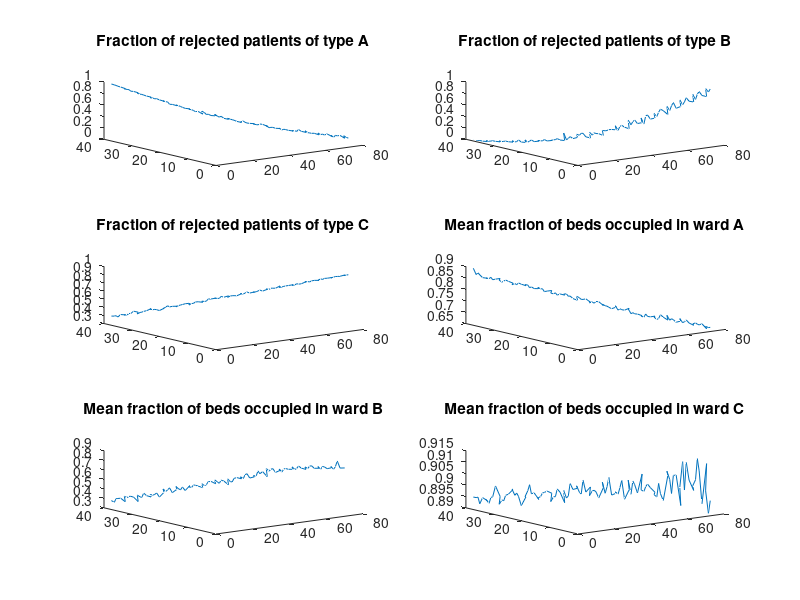
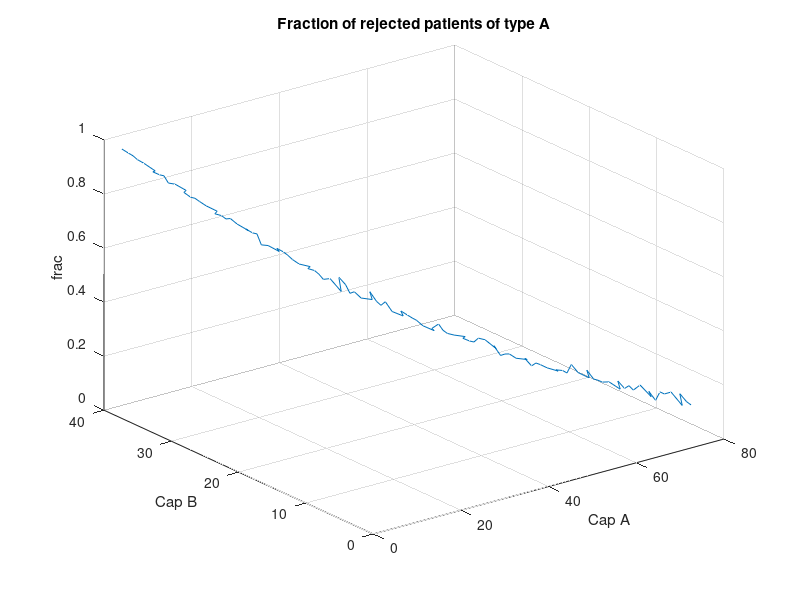
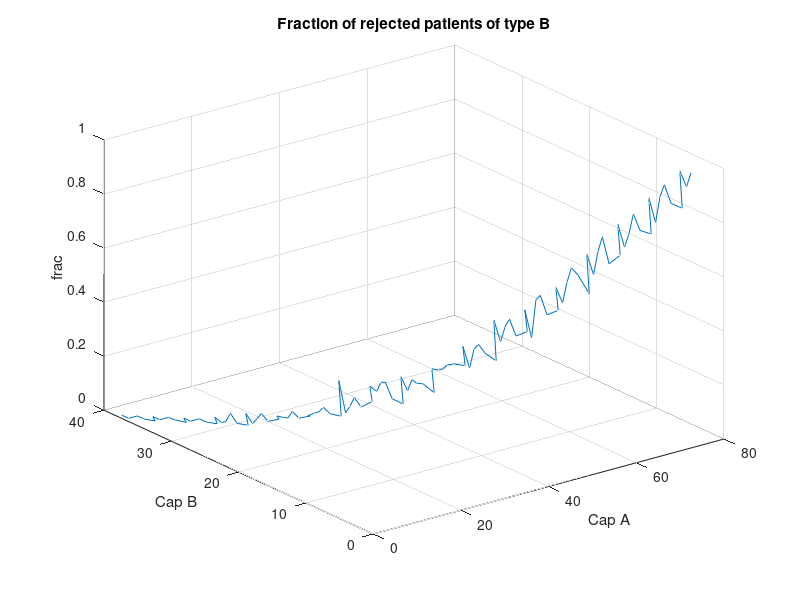
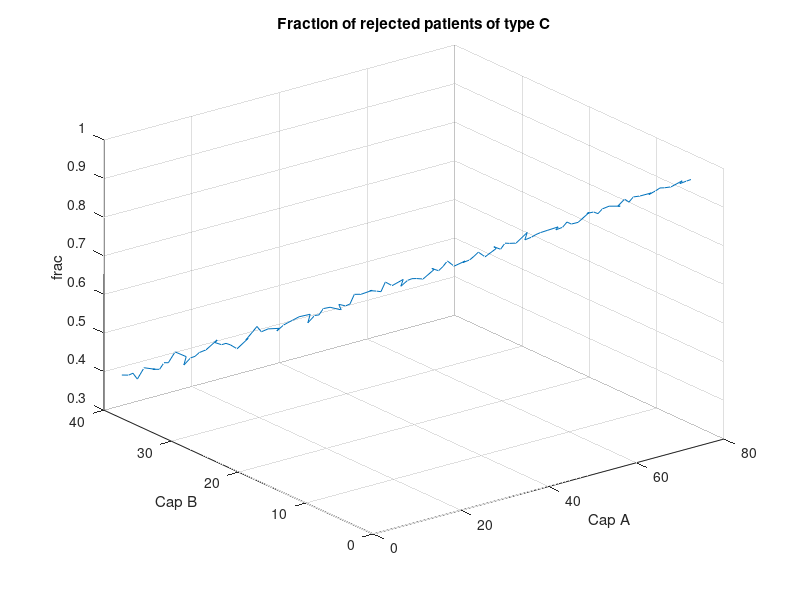

Reproduce these figures in MATLAB, in order.
%% Sanity check
clear, clc
close all
%%
rng(19);
mu = [log(4*sqrt(2)) log(6*sqrt(2)) log(5*sqrt(2))];
s = [log(2) log(2) log(2)];
cap = [25 25 25];
cap = [32 12 31];
bedocc = zeros(3,365+1); % Number of beds occupied in each ward
Rejec = zeros(3,365+1); %Number of rejected for ward A and C, B is 0
Realloc = zeros(1,365+1); %Number reloctacted from B to A
no_patients = zeros(1,3); % Needed to determine fraction of rejected pt's.

arr_t = zeros(3,365);
lambda1 = @(t) (-(1/3650)*t^2 + (1/10)*t); % arrival rate, ward A
lambda2 = @(t) ((1/5)*lambda1(t)); %\% arrival rate, ward B
lambda3 = @(t) 6;% arrival rate, ward C

Stay1 = zeros(1,cap(1));  %Beds for ward A
Stay2 =zeros(1,cap(2));%Beds for ward B
Stay3 = zeros(1,cap(3)); %Beds for ward C


%%%Simulation starts%%%%%
for t = 1:365
    pA = round(lambda1(t)); % number of patients arriving day t for A
    pB = round(lambda2(t)); % number of patients arriving day t for A
    pC = round(lambda3(t)); % number of patients arriving day t for A
    
    % counting total number of patient types
    no_patients(1) = no_patients(1) + pA; 
    no_patients(2) = no_patients(2) + pB;
    no_patients(3) = no_patients(3) + pC;
    
    %%% Intensive care patients are first priority (Ward B)
    if (pB <= cap(2)-nnz(Stay2)) %new arrivals to B is less than number of avaliable beds
        bedocc(2,t) = nnz(Stay2) + pB; %add to ward B

    elseif (pB > cap(2)-nnz(Stay2)) %new arrivals are higher than number of avaliable beds
        %if (cap(2)-bedocc(2,t) > 0) %new arrivals are Redundant?
        pA = pA + (pB - (cap(2)-nnz(Stay2))); % redirect  to A
        Realloc(t) = (pB - (cap(2)-nnz(Stay2))); %save number of relocated from B to A
        pB = pB - Realloc(t); %(cap(2)-nnz(Stay2)); %update new arrivals to B
        bedocc(2,t) = nnz(Stay2) + pB; %add to ward B
        
    end 
    
    %%%Update Ward A
    if (pA <= cap(1)-nnz(Stay1)) %new arrivals to A is less than number of avaliable beds
        bedocc(1,t) = nnz(Stay1) + pA; %add to ward A
    elseif (pA > cap(1)-nnz(Stay1)) %new arrivals are higher than number of avaliable beds
        Rejec(1,t) = (pA - (cap(1)-nnz(Stay1))); % redirect to different hospital
        pA = cap(1)-nnz(Stay1); %arrivals to A that can be accepted
        bedocc(1,t) = nnz(Stay1) + pA; %add to ward A
    end 
    %%%Update Ward C
    if (pC <= cap(3)-nnz(Stay3)) %new arrivals to A is less than number of avaliable beds
        bedocc(3,t) = nnz(Stay3) + pC; %add to ward A
    elseif (pC > cap(3)-nnz(Stay3)) % more arrivals than available beds
        Rejec(3,t) = (pC - (cap(3)-nnz(Stay3))); % redirect to different hospital
        pC = cap(3)-nnz(Stay3); % arrivals to A that can be accepted
        bedocc(3,t) = nnz(Stay3) + pC; %add to ward A
    end 

    %%%%%%%%%%%Departures%%%%%%%%%%%%%%%%%%%%%%%%%%%%
    %One day at hospital; Decrease counter of days by 1
    Stay1 = Stay1 - 1;
    Stay2 = Stay2 - 1;
    Stay3 = Stay3 - 1;
    %Correct negative numbers and sort
    Stay1 = sort(max(Stay1,0),'descend');
    Stay2 = sort(max(Stay2,0),'descend');
    Stay3 = sort(max(Stay3,0),'descend');


    %%%Fil up beds
    dA = 8; % mean LOS
    dB = 12; % mean LOS
    dC = 10; % mean LOS

    %%Assign day counters to beds
    Stay1(min(find(Stay1==0)):(min(find(Stay1==0))+pA-1)) = dA; 
    Stay2(min(find(Stay2==0)):(min(find(Stay2==0))+pB-1)) = dB;
    Stay3(min(find(Stay3==0)):(min(find(Stay3==0))+pC-1)) = dC;

    bedocc(1:3,t) = [nnz(Stay1);nnz(Stay2);nnz(Stay3)]; %update the number of beds occupied
    
end

%%
disp('Number of patients of each type:')
disp(no_patients)
disp('Number of redirected or reallocated patients:')
disp([sum(Rejec(1,:)) sum(Realloc), sum(Rejec(3,:))])

mnA = sum(Rejec(1,:))/no_patients(1);
mnB = sum(Realloc(1,:))/no_patients(2);
mnC = sum(Rejec(3,:))/no_patients(3);
disp('Fraction of patients that are redirected:')
disp([mnA, mnB, mnC])

disp('Mean fraction of beds occupied in each ward')
disp([mean(bedocc(1,:)/cap(1)), mean(bedocc(2,:)/cap(2)), mean(bedocc(3,:)/cap(3)) ])


%%%%%%%%%%%%%%%%%%%%%%%%%%%%%%%%%%%%%%%%%%%%%%%%%%%%%%%%%%%%%%%%%%%%%%%%
%% Simulation for different distributions of beds
rng(19);

mu = [log(4*sqrt(2)) log(6*sqrt(2)) log(5*sqrt(2))];
s = [log(2) log(2) log(2)];

capacities = zeros(3,75);
frac_blocked = zeros(75,75,3);
mean_occ = zeros(75,75,3);


%%
x = 0;
X1 = []; Y1 = []; Z1 = [];
X2 = []; Y2 = []; Z2 = [];
X3 = []; Y3 = []; Z3 = [];
X4 = []; Y4 = []; Z4 = [];
X5 = []; Y5 = []; Z5 = [];
X6 = []; Y6 = []; Z6 = [];


capB = 0;
for capA = 74:-1:1
    for capC = 1:(75-capA)
        capB = 75-capA - capB-1;
        if (capA + capB + capC == 75)
            x = x+1;
            cap = [capA capB capC];
            capacities(1,capA) = capA;
            capacities(2,capA) = capB;
            capacities(3,capA) = capC;

            bedocc = zeros(3,365+1); % Number of beds occupied in each ward
            Rejec = zeros(3,365+1); %Number of rejected for ward A and C, B is 0
            Realloc = zeros(1,365+1); %Number reloctacted from B to A
            no_patients = zeros(1,3); % Needed to determine fraction of rejected pt's.

            arr_t = zeros(3,365);
            lambda1 = @(t) (-(1/3650)*t^2 + (1/10)*t); % arrival rate, ward A
            lambda2 = @(t) ((1/5)*lambda1(t)); %\% arrival rate, ward B
            lambda3 = @(t) 6;% arrival rate, ward C

            Stay1 = zeros(1,cap(1));  %Beds for ward A
            Stay2 =zeros(1,cap(2));%Beds for ward B
            Stay3 = zeros(1,cap(3)); %Beds for ward C

            %%%Simulation starts%%%%%
            for t = 1:365
                pA = round(lambda1(t)); % number of patients arriving day t for A
                pB = round(lambda2(t)); % number of patients arriving day t for A
                pC = round(lambda3(t)); % number of patients arriving day t for A

                % counting total number of patient types
                no_patients(1) = no_patients(1) + pA; 
                no_patients(2) = no_patients(2) + pB;
                no_patients(3) = no_patients(3) + pC;

                %%% Intensive care patients are first priority (Ward B)
                if (pB <= cap(2)-nnz(Stay2)) %new arrivals to B is less than number of avaliable beds
                    bedocc(2,t) = nnz(Stay2) + pB; %add to ward B

                elseif (pB > cap(2)-nnz(Stay2)) %new arrivals are higher than number of avaliable beds
                    %if (cap(2)-bedocc(2,t) > 0) %new arrivals are Redundant?
                    pA = pA + (pB - (cap(2)-nnz(Stay2))); % redirect  to A
                    Realloc(t) = (pB - (cap(2)-nnz(Stay2))); %save number of relocated from B to A
                    pB = pB - Realloc(t); %(cap(2)-nnz(Stay2)); %update new arrivals to B
                    bedocc(2,t) = nnz(Stay2) + pB; %add to ward B

                end 

                %%%Update Ward A
                if (pA <= cap(1)-nnz(Stay1)) %new arrivals to A is less than number of avaliable beds
                    bedocc(1,t) = nnz(Stay1) + pA; %add to ward A
                elseif (pA > cap(1)-nnz(Stay1)) %new arrivals are higher than number of avaliable beds
                    Rejec(1,t) = (pA - (cap(1)-nnz(Stay1))); % redirect to different hospital
                    pA = cap(1)-nnz(Stay1); %arrivals to A that can be accepted
                    bedocc(1,t) = nnz(Stay1) + pA; %add to ward A
                end 
                %%%Update Ward C
                if (pC <= cap(3)-nnz(Stay3)) %new arrivals to A is less than number of avaliable beds
                    bedocc(3,t) = nnz(Stay3) + pC; %add to ward A
                elseif (pC > cap(3)-nnz(Stay3)) % more arrivals than available beds
                    Rejec(3,t) = (pC - (cap(3)-nnz(Stay3))); % redirect to different hospital
                    pC = cap(3)-nnz(Stay3); % arrivals to A that can be accepted
                    bedocc(3,t) = nnz(Stay3) + pC; %add to ward A
                end 

                %%%%%%%%%%%Departures%%%%%%%%%%%%%%%%%%%%%%%%%%%%
                %One day at hospital; Decrease counter of days by 1
                Stay1 = Stay1 - 1;
                Stay2 = Stay2 - 1;
                Stay3 = Stay3 - 1;
                %Correct negative numbers and sort
                Stay1 = sort(max(Stay1,0),'descend');
                Stay2 = sort(max(Stay2,0),'descend');
                Stay3 = sort(max(Stay3,0),'descend');


                %%%Fil up beds
                dA = lognrnd(mu(1),s(1),1,pA); %Draw random days of stay for pA new patients
                dB = lognrnd(mu(2),s(2),1,pB); %Draw random days of stay for pB new patients 
                dC = lognrnd(mu(3),s(3),1,pC); %Draw random days of stay for pC new patients 

                %%Assign day counters to beds
                Stay1(min(find(Stay1==0)):(min(find(Stay1==0))+pA-1)) = dA; 
                Stay2(min(find(Stay2==0)):(min(find(Stay2==0))+pB-1)) = dB;
                Stay3(min(find(Stay3==0)):(min(find(Stay3==0))+pC-1)) = dC;

                bedocc(1:3,t) = [nnz(Stay1);nnz(Stay2);nnz(Stay3)]; %update the number of beds occupied

            end
            frac_blocked(capA, capC,1) = sum(Rejec(1,:))/no_patients(1);
            frac_blocked(capA, capC,2) = sum(Realloc(:))/no_patients(2);
            frac_blocked(capA, capC,3) = sum(Rejec(3,:))/no_patients(3);

            X1(x) = capA; Y1(x) = capC; Z1(x) = sum(Rejec(1,:))/no_patients(1);
            X2(x) = capA; Y2(x) = capC; Z2(x) = sum(Realloc)/no_patients(2);
            X3(x) = capA; Y3(x) = capC; Z3(x) = sum(Rejec(3,:))/no_patients(3);

            mean_occ(capA, capC, 1) = mean(bedocc(1,:))/cap(1);
            mean_occ(capA, capC, 2) = mean(bedocc(2,:))/cap(2);
            mean_occ(capA, capC, 3) = mean(bedocc(3,:))/cap(3);

            X4(x) = capA; Y4(x) = capC; Z4(x) = mean(bedocc(1,:))/cap(1);
            X5(x) = capA; Y5(x) = capC; Z5(x) = mean(bedocc(2,:))/cap(2);
            X6(x) = capA; Y6(x) = capC; Z6(x) = mean(bedocc(3,:))/cap(3);
        end
    end
end
%%
subplot(3,2,1);
    plot3(X1, Y1, Z1);
    title('Fraction of rejected patients of type A')
subplot(3,2,2); 
    plot3(X2, Y2, Z2);
    title('Fraction of rejected patients of type B')
subplot(3,2,3); 
    plot3(X3, Y3, Z3);
    title('Fraction of rejected patients of type C')
subplot(3,2,4); 
    plot3(X4, Y4, Z4);
    title('Mean fraction of beds occupied in ward A')
subplot(3,2,5); 
    plot3(X5, Y5, Z5);
    title('Mean fraction of beds occupied in ward B')
subplot(3,2,6); 
    plot3(X6, Y6, Z6);
    title('Mean fraction of beds occupied in ward C')

%%
figure()
    plot3(X1, Y1, Z1);
    title('Fraction of rejected patients of type A')
    xlabel('Cap A'); ylabel('Cap B'); zlabel('frac')
    grid on
figure()
    plot3(X2, Y2, Z2);
    title('Fraction of rejected patients of type B')
    xlabel('Cap A'); ylabel('Cap B'); zlabel('frac')
    grid on
figure()
    plot3(X3, Y3, Z3);
    title('Fraction of rejected patients of type C')
    xlabel('Cap A'); ylabel('Cap B'); zlabel('frac')
    grid on
figure()
    plot3(X4, Y4, Z4);
    title('Mean fraction of beds occupied in ward A')
    xlabel('Cap A'); ylabel('Cap B'); zlabel('mean occ')
    grid on
figure()
    plot3(X5, Y5, Z5);
    title('Mean fraction of beds occupied in ward B')
    xlabel('Cap A'); ylabel('Cap B'); zlabel('mean occ')
    grid on

figure()
    plot3(X6, Y6, Z6);
    title('Mean fraction of beds occupied in ward C')
    xlabel('Cap A'); ylabel('Cap B'); zlabel('mean occ')
    grid on

%%
figure()
hold on
subplot(2,1,1)
    plot3(X1, Y1, Z1);
    subplot(2,1,2);
    %plot3(X2, Y2, Z2);
    %plot3(X3, Y3, Z3);
    plot3(X4, Y4, Z4);
    %plot3(X5, Y5, Z5);
   %plot3(X6, Y6, Z6);
    %legend('Ward A, fraction blocked',...  %'Ward B, fraction blocked', 'Ward C, fraction blocked'
      %  'Ward A, mean occupied frac') % ,'Ward B, mean occupied frac', 'Ward C, mean occupied frac'

%%
plot([1:75],frac_blocked(:,1,1))
hold on
plot([1:75],frac_blocked(:,2,1))
    
%%
hold off
figure()
plot(capacities')
legend('A', 'B', 'C')
sum(capacities,1)